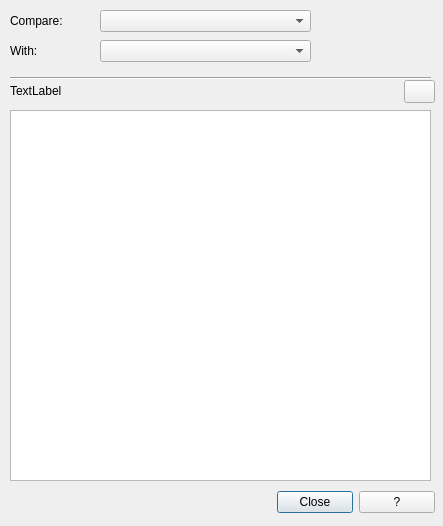
<?xml version="1.0" encoding="UTF-8"?>
<ui version="4.0">
 <class>DimStyle_Diff_Dialog</class>
 <widget class="QDialog" name="DimStyle_Diff_Dialog">
  <property name="geometry">
   <rect>
    <x>0</x>
    <y>0</y>
    <width>443</width>
    <height>526</height>
   </rect>
  </property>
  <property name="minimumSize">
   <size>
    <width>443</width>
    <height>526</height>
   </size>
  </property>
  <property name="maximumSize">
   <size>
    <width>443</width>
    <height>526</height>
   </size>
  </property>
  <property name="windowTitle">
   <string>QAD - Compare dimension styles</string>
  </property>
  <widget class="QLabel" name="label">
   <property name="geometry">
    <rect>
     <x>10</x>
     <y>10</y>
     <width>81</width>
     <height>21</height>
    </rect>
   </property>
   <property name="text">
    <string>Compare:</string>
   </property>
  </widget>
  <widget class="QLabel" name="label_2">
   <property name="geometry">
    <rect>
     <x>10</x>
     <y>40</y>
     <width>81</width>
     <height>21</height>
    </rect>
   </property>
   <property name="text">
    <string>With:</string>
   </property>
  </widget>
  <widget class="QComboBox" name="dimStyle1">
   <property name="geometry">
    <rect>
     <x>100</x>
     <y>10</y>
     <width>211</width>
     <height>22</height>
    </rect>
   </property>
   <property name="toolTip">
    <string>Specify the first dimension style.</string>
   </property>
  </widget>
  <widget class="QComboBox" name="dimStyle2">
   <property name="geometry">
    <rect>
     <x>100</x>
     <y>40</y>
     <width>211</width>
     <height>22</height>
    </rect>
   </property>
   <property name="toolTip">
    <string>Specify the second dimension style. If you set the second style as the first, all dimension style properties will displayed.</string>
   </property>
  </widget>
  <widget class="Line" name="line">
   <property name="geometry">
    <rect>
     <x>10</x>
     <y>70</y>
     <width>421</width>
     <height>16</height>
    </rect>
   </property>
   <property name="orientation">
    <enum>Qt::Horizontal</enum>
   </property>
  </widget>
  <widget class="QLabel" name="msg">
   <property name="geometry">
    <rect>
     <x>10</x>
     <y>80</y>
     <width>381</width>
     <height>21</height>
    </rect>
   </property>
   <property name="text">
    <string>TextLabel</string>
   </property>
  </widget>
  <widget class="QWidget" name="layoutWidget">
   <property name="geometry">
    <rect>
     <x>277</x>
     <y>490</y>
     <width>158</width>
     <height>25</height>
    </rect>
   </property>
   <layout class="QHBoxLayout" name="horizontalLayout">
    <item>
     <widget class="QPushButton" name="closeButton">
      <property name="text">
       <string>Close</string>
      </property>
     </widget>
    </item>
    <item>
     <widget class="QPushButton" name="helpButton">
      <property name="text">
       <string>?</string>
      </property>
     </widget>
    </item>
   </layout>
  </widget>
  <widget class="QTableWidget" name="tableWidget">
   <property name="geometry">
    <rect>
     <x>10</x>
     <y>110</y>
     <width>421</width>
     <height>371</height>
    </rect>
   </property>
   <property name="toolTip">
    <string>&lt;html&gt;&lt;head/&gt;&lt;body&gt;&lt;p&gt;Display the result of comparing dimension styles.If you compare two different styles, the settings that are different between the two dimension styles, their current settings, and brief descriptions are listed. If you set the second style as the first, all dimension style properties will displayed.&lt;/p&gt;&lt;/body&gt;&lt;/html&gt;</string>
   </property>
  </widget>
  <widget class="QPushButton" name="copyButton">
   <property name="geometry">
    <rect>
     <x>404</x>
     <y>80</y>
     <width>31</width>
     <height>23</height>
    </rect>
   </property>
   <property name="toolTip">
    <string>Copy the result of comparing into the clipboard.</string>
   </property>
   <property name="text">
    <string/>
   </property>
   <property name="icon">
    <iconset>
     <normaloff>:/plugins/qad/icons/copy.png</normaloff>:/plugins/qad/icons/copy.png</iconset>
   </property>
  </widget>
 </widget>
 <resources/>
 <connections>
  <connection>
   <sender>helpButton</sender>
   <signal>clicked()</signal>
   <receiver>DimStyle_Diff_Dialog</receiver>
   <slot>ButtonHELP_Pressed()</slot>
   <hints>
    <hint type="sourcelabel">
     <x>426</x>
     <y>500</y>
    </hint>
    <hint type="destinationlabel">
     <x>397</x>
     <y>316</y>
    </hint>
   </hints>
  </connection>
  <connection>
   <sender>dimStyle1</sender>
   <signal>currentIndexChanged(int)</signal>
   <receiver>DimStyle_Diff_Dialog</receiver>
   <slot>DimStyleName1Changed()</slot>
   <hints>
    <hint type="sourcelabel">
     <x>226</x>
     <y>20</y>
    </hint>
    <hint type="destinationlabel">
     <x>347</x>
     <y>20</y>
    </hint>
   </hints>
  </connection>
  <connection>
   <sender>dimStyle2</sender>
   <signal>currentIndexChanged(int)</signal>
   <receiver>DimStyle_Diff_Dialog</receiver>
   <slot>DimStyleName2Changed()</slot>
   <hints>
    <hint type="sourcelabel">
     <x>235</x>
     <y>55</y>
    </hint>
    <hint type="destinationlabel">
     <x>347</x>
     <y>55</y>
    </hint>
   </hints>
  </connection>
  <connection>
   <sender>copyButton</sender>
   <signal>clicked()</signal>
   <receiver>DimStyle_Diff_Dialog</receiver>
   <slot>copyToClipboard()</slot>
   <hints>
    <hint type="sourcelabel">
     <x>427</x>
     <y>91</y>
    </hint>
    <hint type="destinationlabel">
     <x>441</x>
     <y>99</y>
    </hint>
   </hints>
  </connection>
  <connection>
   <sender>closeButton</sender>
   <signal>clicked()</signal>
   <receiver>DimStyle_Diff_Dialog</receiver>
   <slot>accept()</slot>
   <hints>
    <hint type="sourcelabel">
     <x>303</x>
     <y>504</y>
    </hint>
    <hint type="destinationlabel">
     <x>210</x>
     <y>500</y>
    </hint>
   </hints>
  </connection>
 </connections>
 <slots>
  <slot>ButtonHELP_Pressed()</slot>
  <slot>DimStyleName1Changed()</slot>
  <slot>DimStyleName2Changed()</slot>
  <slot>copyToClipboard()</slot>
 </slots>
</ui>
